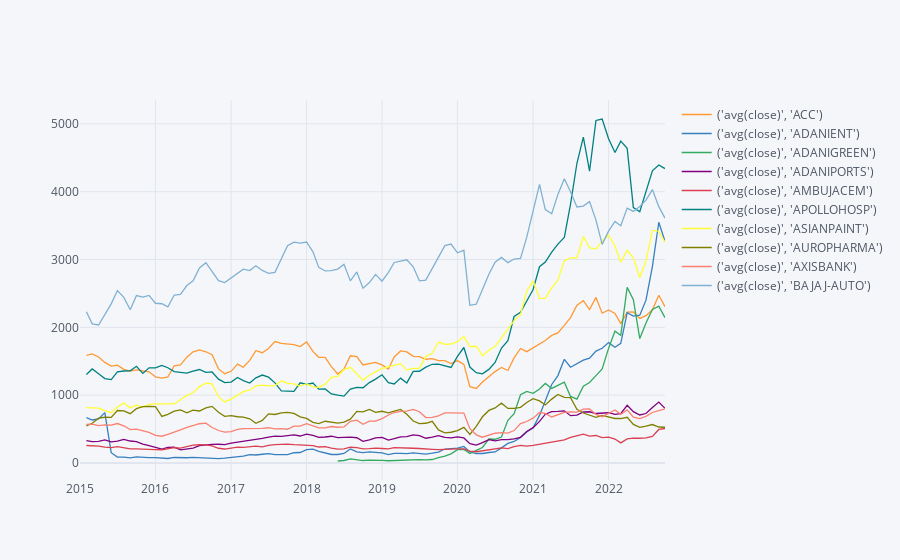

This figure's notebook cell:
### Code cell
# Interactive plot for Avg close of the top 10 stocks by returns
import plotly
import cufflinks as cf
cf.go_offline()
metric = df_avg_close.columns.get_level_values(0)[0]

top_10_stocks = [(metric, x[:-6]) for x in returns.idxmax()[0:10].index]
df_avg_close[top_10_stocks].iplot()
